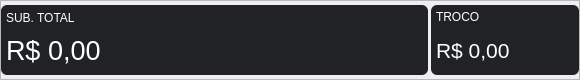
                     <widget class="QFrame" name="subtr">
                      <property name="minimumSize">
                       <size>
                        <width>580</width>
                        <height>80</height>
                       </size>
                      </property>
                      <property name="maximumSize">
                       <size>
                        <width>580</width>
                        <height>80</height>
                       </size>
                      </property>
                      <property name="frameShape">
                       <enum>QFrame::StyledPanel</enum>
                      </property>
                      <property name="frameShadow">
                       <enum>QFrame::Raised</enum>
                      </property>
                      <layout class="QHBoxLayout" name="horizontalLayout_22">
                       <property name="spacing">
                        <number>0</number>
                       </property>
                       <property name="leftMargin">
                        <number>0</number>
                       </property>
                       <property name="topMargin">
                        <number>0</number>
                       </property>
                       <property name="rightMargin">
                        <number>0</number>
                       </property>
                       <property name="bottomMargin">
                        <number>0</number>
                       </property>
                       <item>
                        <widget class="QFrame" name="sub">
                         <property name="minimumSize">
                          <size>
                           <width>427</width>
                           <height>70</height>
                          </size>
                         </property>
                         <property name="maximumSize">
                          <size>
                           <width>427</width>
                           <height>70</height>
                          </size>
                         </property>
                         <property name="styleSheet">
                          <string notr="true">QFrame {
background-color: rgb(32, 34, 37);
 border-radius: 6px;
}</string>
                         </property>
                         <property name="frameShape">
                          <enum>QFrame::StyledPanel</enum>
                         </property>
                         <property name="frameShadow">
                          <enum>QFrame::Raised</enum>
                         </property>
                         <layout class="QVBoxLayout" name="verticalLayout_27">
                          <property name="spacing">
                           <number>0</number>
                          </property>
                          <property name="leftMargin">
                           <number>5</number>
                          </property>
                          <property name="topMargin">
                           <number>5</number>
                          </property>
                          <property name="rightMargin">
                           <number>0</number>
                          </property>
                          <property name="bottomMargin">
                           <number>0</number>
                          </property>
                          <item>
                           <widget class="QLabel" name="label_19">
                            <property name="minimumSize">
                             <size>
                              <width>200</width>
                              <height>0</height>
                             </size>
                            </property>
                            <property name="maximumSize">
                             <size>
                              <width>200</width>
                              <height>16777215</height>
                             </size>
                            </property>
                            <property name="font">
                             <font>
                              <family>Arial</family>
                              <pointsize>9</pointsize>
                             </font>
                            </property>
                            <property name="styleSheet">
                             <string notr="true">color: rgb(255, 255, 255);</string>
                            </property>
                            <property name="text">
                             <string>SUB. TOTAL</string>
                            </property>
                           </widget>
                          </item>
                          <item>
                           <widget class="QLabel" name="subto">
                            <property name="minimumSize">
                             <size>
                              <width>400</width>
                              <height>50</height>
                             </size>
                            </property>
                            <property name="maximumSize">
                             <size>
                              <width>400</width>
                              <height>50</height>
                             </size>
                            </property>
                            <property name="font">
                             <font>
                              <family>Arial</family>
                              <pointsize>20</pointsize>
                             </font>
                            </property>
                            <property name="styleSheet">
                             <string notr="true">color: rgb(255, 255, 255);</string>
                            </property>
                            <property name="text">
                             <string>R$ 0,00</string>
                            </property>
                            <property name="alignment">
                             <set>Qt::AlignLeading|Qt::AlignLeft|Qt::AlignVCenter</set>
                            </property>
                           </widget>
                          </item>
                         </layout>
                        </widget>
                       </item>
                       <item alignment="Qt::AlignRight">
                        <widget class="QFrame" name="troc">
                         <property name="minimumSize">
                          <size>
                           <width>148</width>
                           <height>70</height>
                          </size>
                         </property>
                         <property name="maximumSize">
                          <size>
                           <width>148</width>
                           <height>70</height>
                          </size>
                         </property>
                         <property name="styleSheet">
                          <string notr="true">QFrame {
background-color: rgb(32, 34, 37);
 border-radius: 6px;
}</string>
                         </property>
                         <property name="frameShape">
                          <enum>QFrame::StyledPanel</enum>
                         </property>
                         <property name="frameShadow">
                          <enum>QFrame::Raised</enum>
                         </property>
                         <layout class="QVBoxLayout" name="verticalLayout_26">
                          <property name="spacing">
                           <number>0</number>
                          </property>
                          <property name="leftMargin">
                           <number>5</number>
                          </property>
                          <property name="topMargin">
                           <number>5</number>
                          </property>
                          <property name="rightMargin">
                           <number>0</number>
                          </property>
                          <property name="bottomMargin">
                           <number>0</number>
                          </property>
                          <item alignment="Qt::AlignLeft|Qt::AlignTop">
                           <widget class="QLabel" name="label_14">
                            <property name="font">
                             <font>
                              <family>Arial</family>
                              <pointsize>9</pointsize>
                             </font>
                            </property>
                            <property name="styleSheet">
                             <string notr="true">color: rgb(255, 255, 255);</string>
                            </property>
                            <property name="text">
                             <string>TROCO</string>
                            </property>
                           </widget>
                          </item>
                          <item alignment="Qt::AlignLeft|Qt::AlignTop">
                           <widget class="QLabel" name="troco">
                            <property name="minimumSize">
                             <size>
                              <width>135</width>
                              <height>50</height>
                             </size>
                            </property>
                            <property name="maximumSize">
                             <size>
                              <width>135</width>
                              <height>50</height>
                             </size>
                            </property>
                            <property name="font">
                             <font>
                              <family>Arial</family>
                              <pointsize>16</pointsize>
                             </font>
                            </property>
                            <property name="styleSheet">
                             <string notr="true">color: rgb(255, 255, 255);</string>
                            </property>
                            <property name="text">
                             <string>R$ 0,00</string>
                            </property>
                            <property name="alignment">
                             <set>Qt::AlignLeading|Qt::AlignLeft|Qt::AlignVCenter</set>
                            </property>
                           </widget>
                          </item>
                         </layout>
                        </widget>
                       </item>
                      </layout>
                     </widget>
